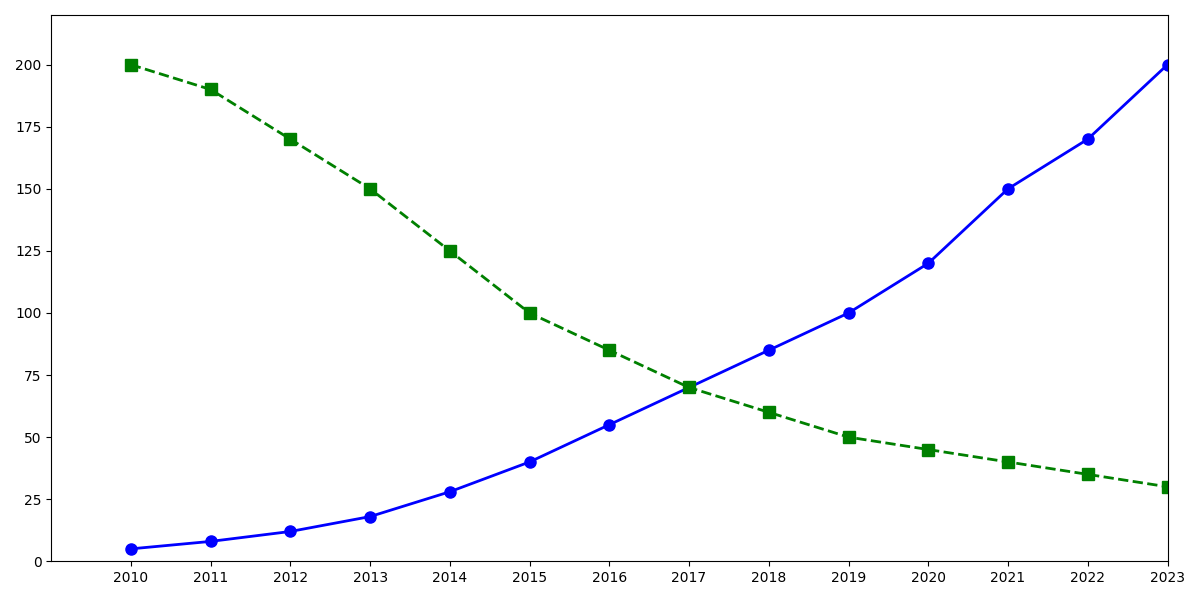

Here is the Python script that generated this plot:
import matplotlib.pyplot as plt
import numpy as np

years = np.arange(2010, 2024)
bandwidth = [5, 8, 12, 18, 28, 40, 55, 70, 85, 100, 120, 150, 170, 200]
latency = [200, 190, 170, 150, 125, 100, 85, 70, 60, 50, 45, 40, 35, 30]

fig, ax = plt.subplots(figsize=(12, 6))

ax.plot(years, bandwidth, color='blue', marker='o', linestyle='-', linewidth=2, markersize=8)
ax.plot(years, latency, color='green', marker='s', linestyle='--', linewidth=2, markersize=8)

ax.set_xticks(years)
ax.set_xlim(2009, 2023)
ax.set_ylim(0, 220)

plt.tight_layout()
plt.show()
